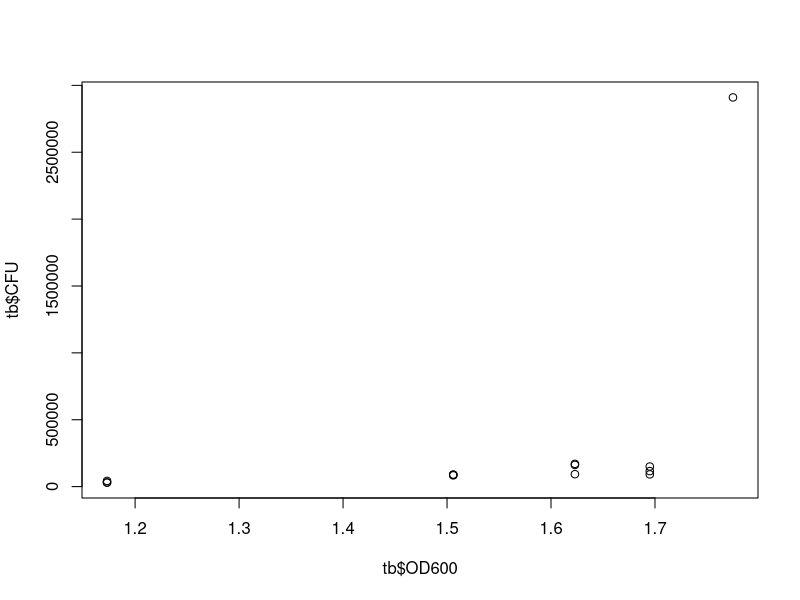
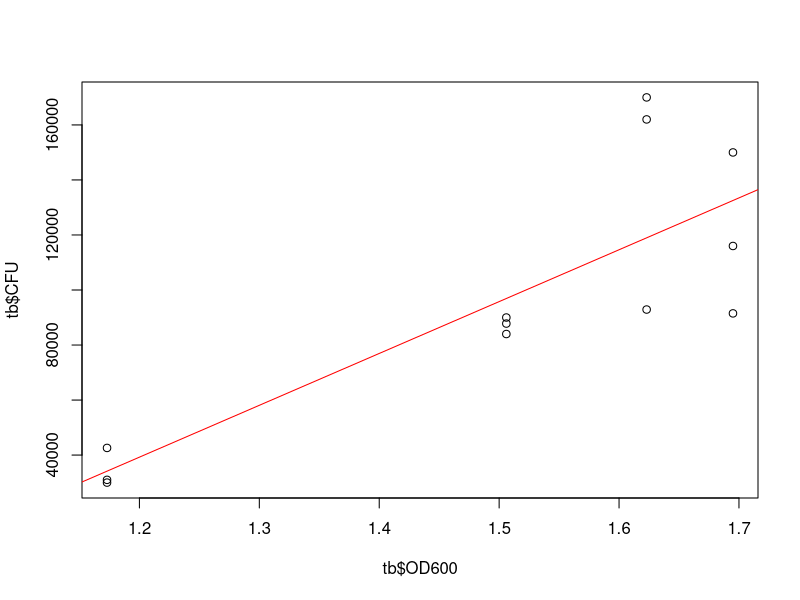

These figures' R source, in order:
tb = read.csv("CFU.csv"); #read the file

plot(tb$CFU ~ tb$OD600);

tb = tb[1:12,] # pick the first 12 rows, WHY?

plot(tb$CFU ~ tb$OD600);
m = lm( tb$CFU ~ tb$OD600)
abline(m, col="red");
summary(m)


